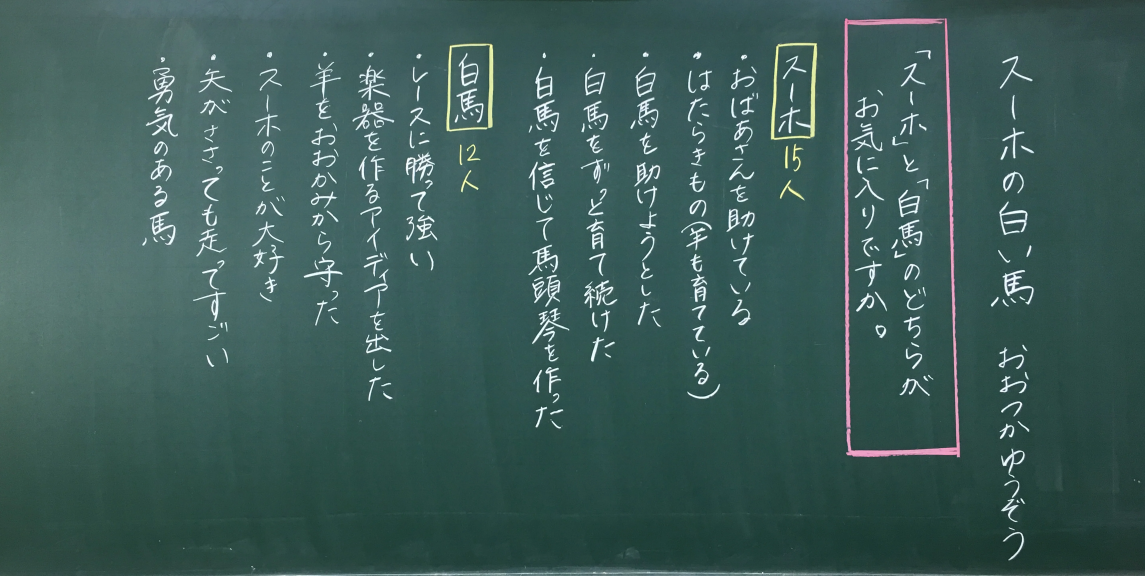
#> input picture data/kokuban1-1.webp, 5724 x 2880 px (shown at 1/5 size)
$ python -i ocr.py   (imports and definitions only)
#> lines starting #> are read from the running program, lines starting #| are printed output that depends on the picture; after the words box and inside, x2 and y2 are one past the last pixel; in counts of white or black regions, pixels touching at a corner belong together
#> further down, picture is the input picture: shape (2880, 5724, 3); mean B, G, R 88.3, 92, 61
"""OCR エンジンの差し込み口（lazy import）。"""

from __future__ import annotations

from dataclasses import dataclass, field

import cv2
import numpy as np

_EASYOCR_READER: object | None = None


@dataclass(frozen=True)
class OCRLine:
    text: str
    confidence: float
    bbox: list[tuple[float, float]]


@dataclass(frozen=True)
class OCRResult:
    text: str
    lines: list[OCRLine]
    confidence: float
    engine: str
    available: bool
    notes: list[str] = field(default_factory=list)
    error_code: str | None = None
    error_message: str | None = None


# [63 lines left out: functions _get_easyocr_reader, _sort_lines, _parse_easyocr_raw, _candidate_score, not called in this run]


def _preprocess_variants(image_bgr: np.ndarray) -> list[tuple[str, np.ndarray]]:
    gray = cv2.cvtColor(image_bgr, cv2.COLOR_BGR2GRAY)
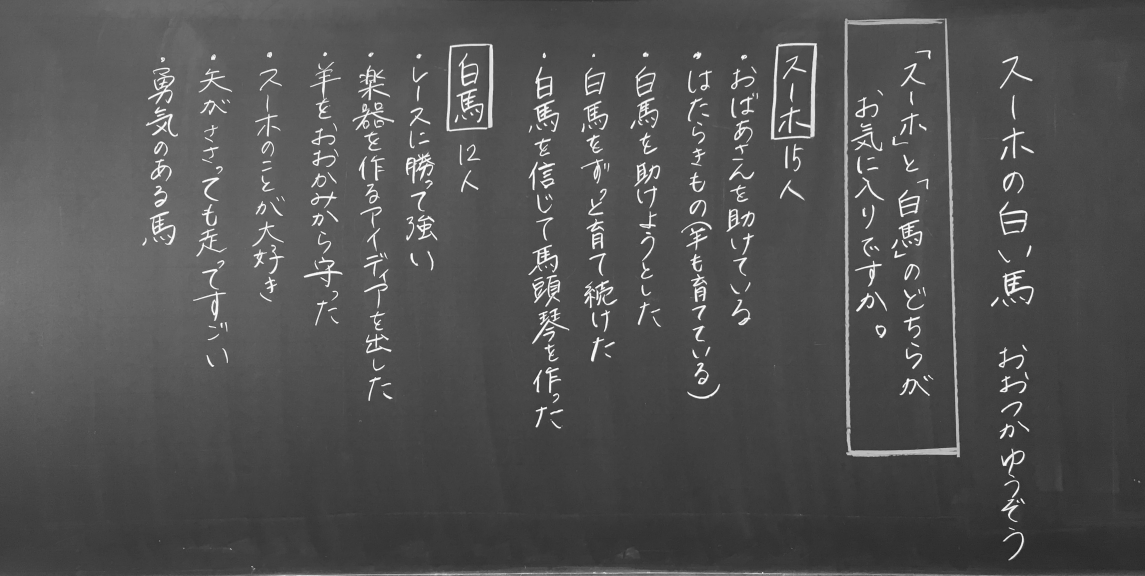
#> gray: shape (2880, 5724) (shown at 1/5 size); min 17, max 255, mean 82.3
    rgb = cv2.cvtColor(image_bgr, cv2.COLOR_BGR2RGB)

    clahe = cv2.createCLAHE(clipLimit=2.2, tileGridSize=(8, 8)).apply(gray)
    blur = cv2.GaussianBlur(clahe, (0, 0), 1.0)
    enhanced = cv2.addWeighted(clahe, 1.45, blur, -0.45, 0)

    # 黒板の白チョーク線は二値化・反転のどちらかが OCR に効くことがある。
    binary = cv2.adaptiveThreshold(
        enhanced,
        255,
        cv2.ADAPTIVE_THRESH_GAUSSIAN_C,
        cv2.THRESH_BINARY,
        31,
        -4,
    )
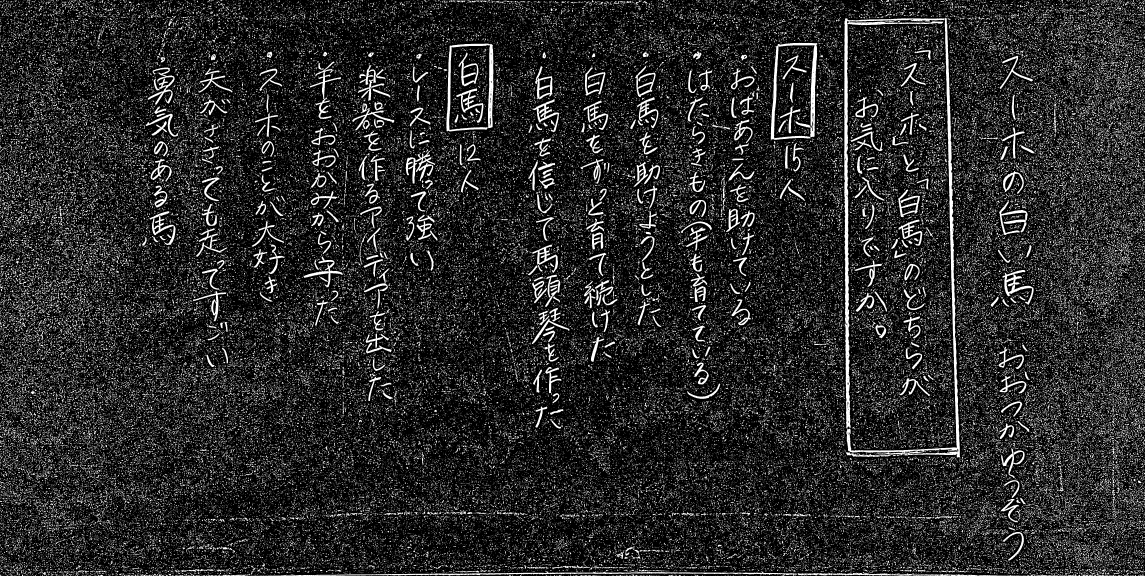
#> binary: shape (2880, 5724) (shown at 1/5 size); 16.1% white; 193435 white regions (161353 under 20 px), largest, box (x1, y1, x2, y2) and area: (4221, 89, 4801, 2288) 83230, (3853, 214, 4086, 699) 20388, (2232, 218, 2467, 658) 17430
    denoised_binary = cv2.medianBlur(binary, 3)
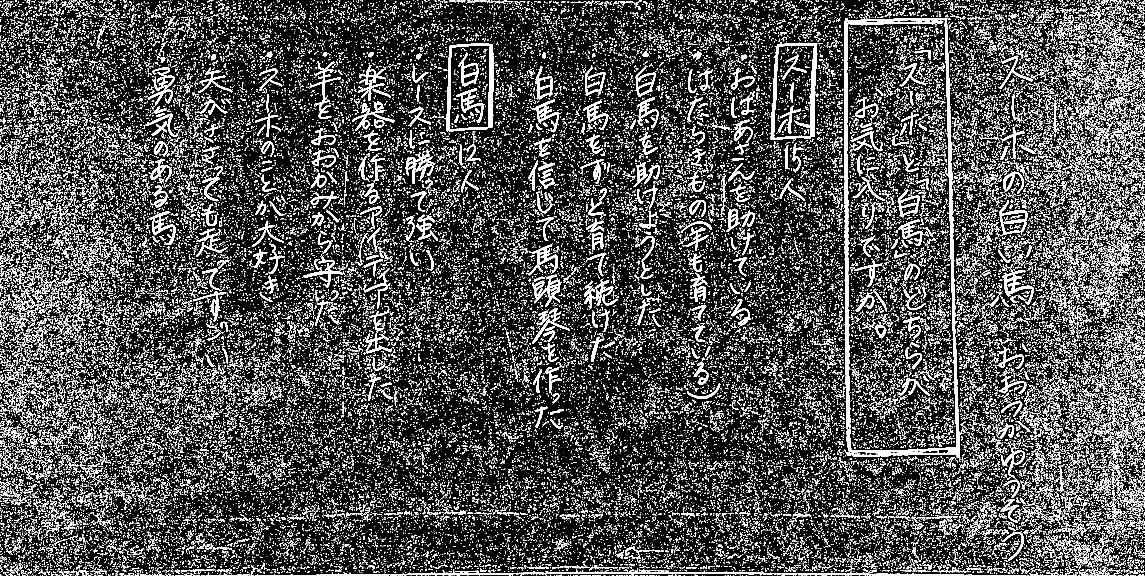
#> denoised_binary: shape (2880, 5724) (shown at 1/5 size); 12.6% white; 94766 white regions (70020 under 20 px), largest, box (x1, y1, x2, y2) and area: (4221, 89, 4801, 2288) 83452, (3854, 214, 4086, 699) 20445, (2232, 218, 2467, 658) 17508
    inverted_binary = cv2.bitwise_not(denoised_binary)
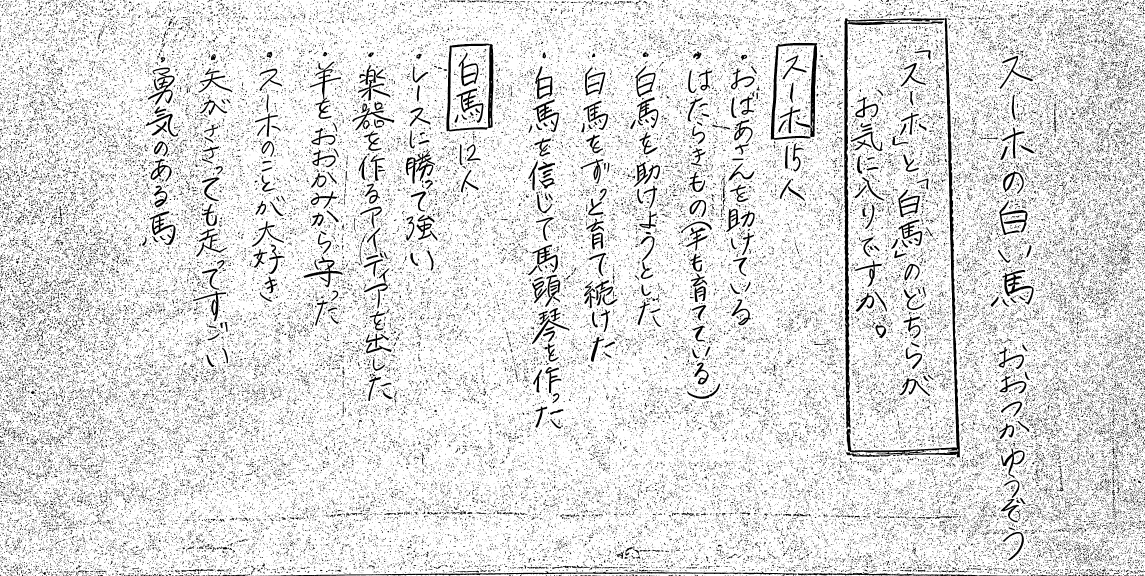
#> inverted_binary: shape (2880, 5724) (shown at 1/5 size); 87.4% white; 94766 black regions (70020 under 20 px), largest, box (x1, y1, x2, y2) and area: (4221, 89, 4801, 2288) 83452, (3854, 214, 4086, 699) 20445, (2232, 218, 2467, 658) 17508

    return [
        ("enhanced", enhanced),
        ("rgb", rgb),
        ("binary", denoised_binary),
        ("inverted_binary", inverted_binary),
    ]


# [76 lines left out: function recognize_board_text, not called in this run]

>>> import cv2
>>> picture = cv2.imread('../../../data/kokuban1-1.webp')
>>> result = _preprocess_variants(picture)
#> result = 4 items

$ run again, on data/rectangle_large_type_2_200ca6f846ff96ed76bc56e5e8e9f20f.webp
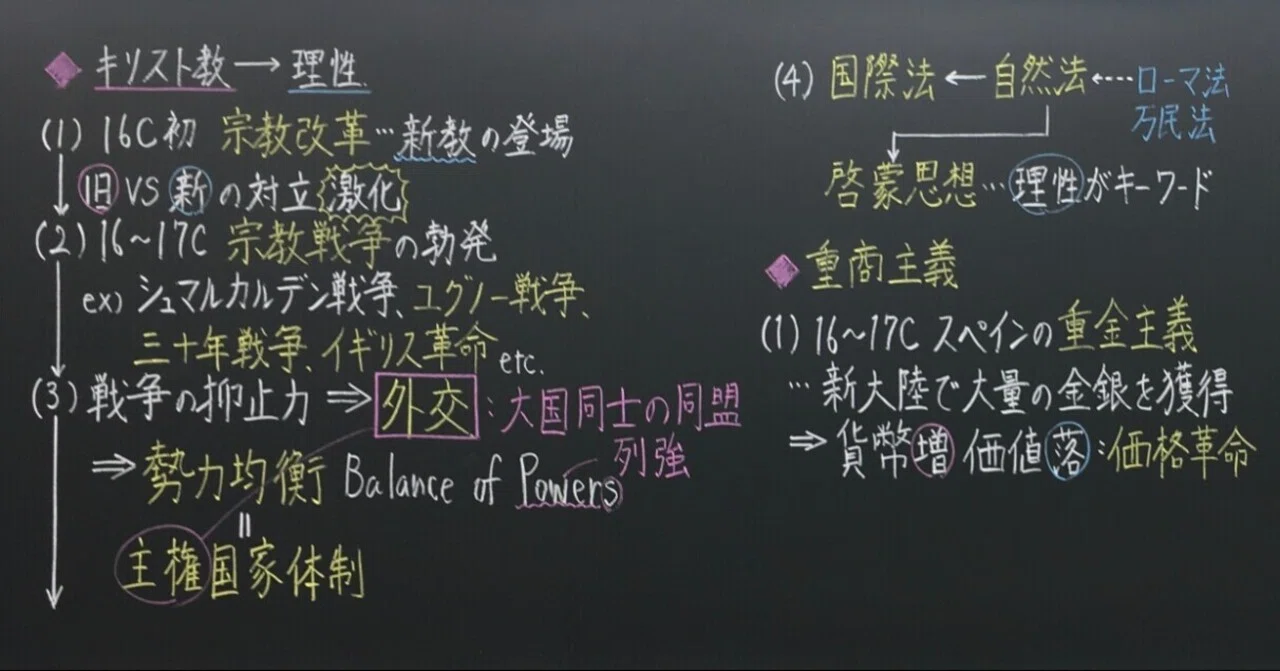
#> input picture data/rectangle_large_type_2_200ca6f846ff96ed76bc56e5e8e9f20f.webp, 1280 x 671 px
#> picture is the input picture: shape (671, 1280, 3); mean B, G, R 62.6, 62.4, 59.1
#> in _preprocess_variants, `binary = cv2.adaptiveThreshold( enhanced, 255, cv2.ADAPTIVE_THRESH_GAU..`:
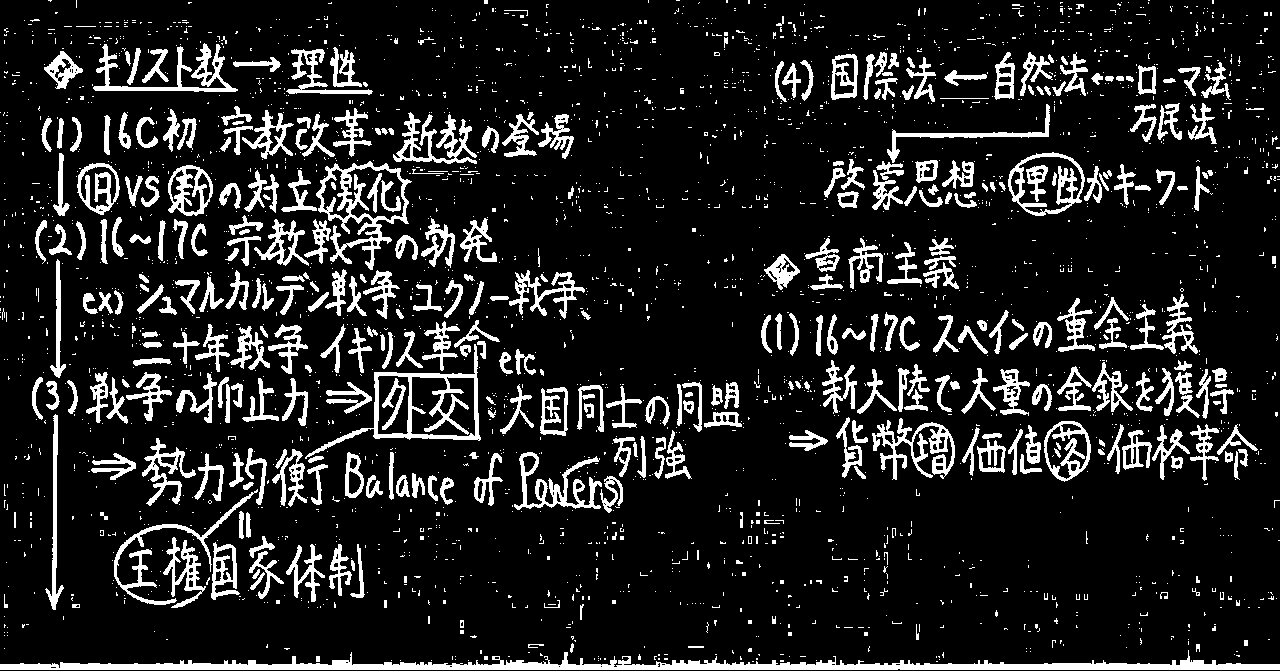
#> binary: shape (671, 1280); 13.3% white; 2904 white regions (2518 under 20 px), largest, box (x1, y1, x2, y2) and area: (0, 650, 1280, 670) 8834, (305, 344, 481, 459) 2690, (316, 161, 412, 270) 2554
#> in _preprocess_variants, `denoised_binary = cv2.medianBlur(binary, 3)`:
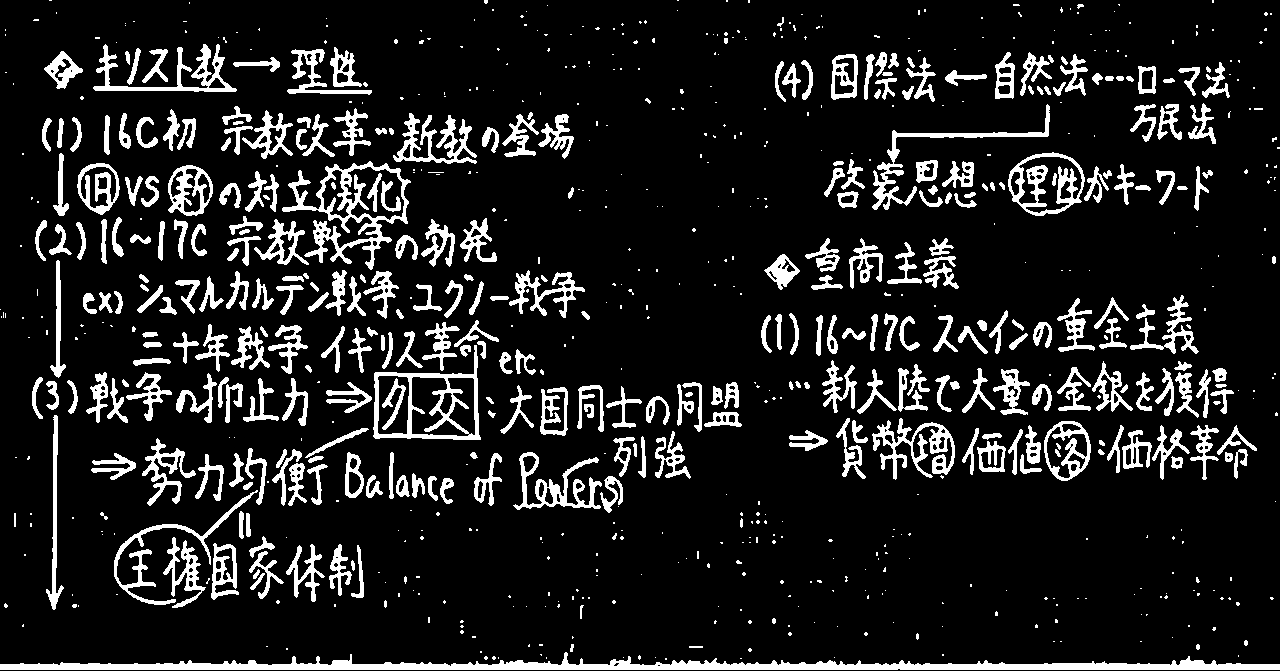
#> denoised_binary: shape (671, 1280); 12.5% white; 813 white regions (479 under 20 px), largest, box (x1, y1, x2, y2) and area: (0, 652, 1280, 670) 8847, (282, 161, 411, 270) 3413, (373, 345, 481, 440) 2420
#> result = 4 items
